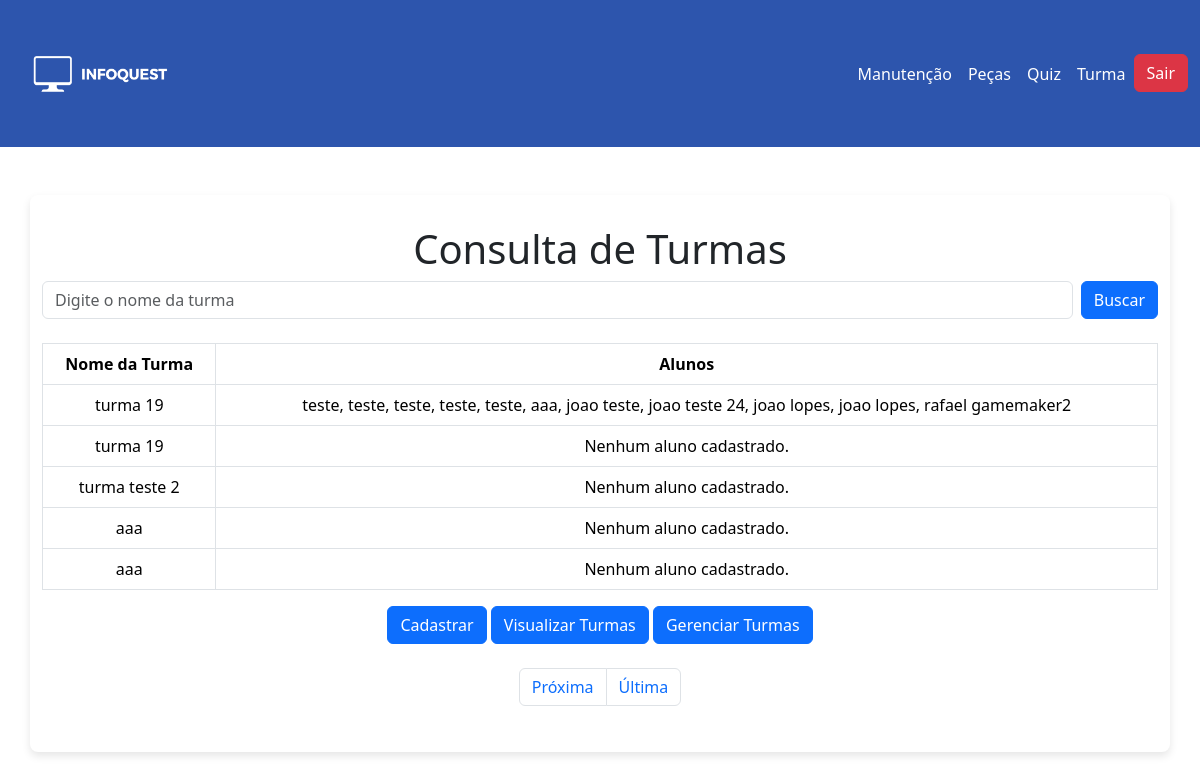
The page /View/verTurma.php (signed in) on the database its author committed.
### tables this page shows
CREATE TABLE `turma` (
  `idTurma` int(11) NOT NULL,
  `nome` varchar(100) NOT NULL,
  `idProfessor` int(11) DEFAULT NULL
);

### Conexao/ConexaoConfig.php (called while the page is built, shortened)
<?php
class ConexaoConfig {
	private $sgbd;
	private $host;
	private $bd;
	private $usuario;
	private $senha;
	public function __construct(){
		$iniFile = parse_ini_file(__DIR__ . "/config.ini");
		$this->sgbd = $iniFile["sgbd"];
		$this->host = $iniFile["host"];
		$this->bd = $iniFile["bd"];
		$this->usuario = $iniFile["usuario"];
		$this->senha = $iniFile["senha"];
	}
	public function getSgbd() {
		return $this->sgbd;
	}
	public function getHost() {
		return $this->host;
	}
	public function getBd() {
		return $this->bd;
	}
	public function getUsuario() {
		return $this->usuario;
	}
	public function getSenha() {
		return $this->senha;
	}
}

### Conexao/Conexao.php (called while the page is built, shortened)
<?php
include_once __DIR__ . '/ConexaoConfig.php';
class Conexao {
    private static $conexao;
    public static function getConexao() {
    	$config = new ConexaoConfig();
    	if (!isset(self::$conexao)) {
    		self::$conexao = new PDO($config->getSgbd().":host=".$config->getHost()."; dbname=".$config->getBd().";", $config->getUsuario(), $config->getSenha());
    		self::$conexao->setAttribute(PDO::ATTR_ERRMODE, PDO::ERRMODE_EXCEPTION);
    	}
    	return self::$conexao;
    }
}
?>

### Control/TurmaControle.php (called while the page is built, shortened)
<?php
include_once __DIR__ . '/../Conexao/Conexao.php';
class TurmaController
{
    private $conexao;
    public function __construct()
    {
        $this->conexao = Conexao::getConexao();
    }
    public function consultarTurmasComAlunos($pagina = 1, $itensPorPagina = 5) {
        $inicio = ($pagina - 1) * $itensPorPagina;
        $queryTurmas = "SELECT * FROM turma LIMIT :inicio, :itensPorPagina";
        $stmtTurmas = $this->conexao->prepare($queryTurmas);
        $stmtTurmas->bindParam(':inicio', $inicio, PDO::PARAM_INT);
        $stmtTurmas->bindParam(':itensPorPagina', $itensPorPagina, PDO::PARAM_INT);
        $stmtTurmas->execute();
        $turmas = $stmtTurmas->fetchAll(PDO::FETCH_ASSOC);
        $turmasComAlunos = [];
        foreach ($turmas as $turma) {
            $idTurma = $turma['idTurma'];
            $queryAlunos = "SELECT * FROM aluno INNER JOIN aluno_turma ON aluno.idAluno = aluno_turma.idAluno WHERE aluno_turma.idTurma = ?";
            $stmtAlunos = $this->conexao->prepare($queryAlunos);
            $stmtAlunos->bindValue(1, $idTurma);
            $stmtAlunos->execute();
            $alunos = $stmtAlunos->fetchAll(PDO::FETCH_ASSOC);
            $turma['alunos'] = $alunos;
            $turmasComAlunos[] = $turma;
        }
        $queryTotal = "SELECT COUNT(*) FROM turma";
        $stmtTotal = $this->conexao->prepare($queryTotal);
        $stmtTotal->execute();
        $totalTurmas = $stmtTotal->fetchColumn();
        $totalPaginas = ceil($totalTurmas / $itensPorPagina);
        return [
            'turmas' => $turmasComAlunos,
            'totalPaginas' => $totalPaginas,
            'paginaAtual' => $pagina
        ];
    }
}
?>

### View/verTurma.php (the view, shortened to what this page needs)
<?php
include_once __DIR__ . '/../Control/TurmaControle.php';
include_once __DIR__ . '/../Conexao/ConexaoConfig.php';
$itensPorPagina = 5;
$pagina = isset($_GET['pagina']) ? (int)$_GET['pagina'] : 1;
$termoBusca = isset($_GET['busca']) ? trim($_GET['busca']) : '';
$turmaController = new TurmaController();
$resultado = $turmaController->consultarTurmasComAlunos($pagina, $itensPorPagina, $termoBusca);
$turmasComAlunos = $resultado['turmas'];
$totalPaginas = $resultado['totalPaginas'];
$paginaAtual = $resultado['paginaAtual'];
?>
<!DOCTYPE html>
<html lang="pt-br">
<head>
    <link href="https://cdn.jsdelivr.net/npm/select2@4.1.0-rc.0/dist/css/select2.min.css" rel="stylesheet" />
    <link rel="stylesheet" href="https://cdn.jsdelivr.net/npm/bootstrap@5.3.0-alpha1/dist/css/bootstrap.min.css">
    <link rel="stylesheet" href="styles.css">
</head>
<body>
    <?php require_once "navbar.php"; ?>
    <div class="container mt-5">
        <h1 class="text-center">Consulta de Turmas</h1>
        <form method="GET" action="" class="d-flex mb-4">
            <input
                type="text"
                name="busca"
                class="form-control me-2"
                placeholder="Digite o nome da turma"
                value="<?php echo htmlspecialchars($termoBusca); ?>">
            <button type="submit" class="btn btn-primary">Buscar</button>
        </form>
        <table class="table table-bordered mt-4">
            <thead>
                <tr>
                    <th>Nome da Turma</th>
                    <th>Alunos</th>
                </tr>
            </thead>
            <tbody>
                <?php if (empty($turmasComAlunos)): ?>
                    <tr>
                        <td colspan="2" class="text-center">Nenhuma turma encontrada.</td>
                    </tr>
                <?php else: ?>
                    <?php foreach ($turmasComAlunos as $turma): ?>
                        <tr>
                            <td><?php echo $turma['nome']; ?></td>
                            <td>
                                <?php
                                if (empty($turma['alunos'])) {
                                    echo "Nenhum aluno cadastrado.";
                                } else {
                                    $nomesAlunos = array_column($turma['alunos'], 'nome');
                                    echo implode(', ', $nomesAlunos);
                                }
                                ?>
                            </td>
                        </tr>
                    <?php endforeach; ?>
                <?php endif; ?>
            </tbody>
        </table>
        <button type="submit" name="cadastrar" class="btn btn-primary">Cadastrar</button>
            <a class="btn btn-primary" href="verTurma.php" role="button">Visualizar Turmas</a>
            <a class="btn btn-primary" href="editarTurma.php" role="button">Gerenciar Turmas</a>
        <div class="d-flex justify-content-center mt-4">
            <ul class="pagination">
                <?php if ($paginaAtual < $totalPaginas): ?>
                    <li class="page-item">
                        <a class="page-link" href="?pagina=<?php echo $paginaAtual + 1; ?>&busca=<?php echo urlencode($termoBusca); ?>">Próxima</a>
                    </li>
                    <li class="page-item">
                        <a class="page-link" href="?pagina=<?php echo $totalPaginas; ?>&busca=<?php echo urlencode($termoBusca); ?>">Última</a>
                    </li>
                <?php endif; ?>
            </ul>
        </div>
    </div>
</body>
</html>

### View/styles.css (style rules this page uses)
.container { margin-top: 10%; text-align: center; background-color: #fff; padding: 30px; border-radius: 8px; box-shadow: 0 4px 8px rgba(0, 0, 0, 0.1); width: 80%; max-width: 100%; }

### rows shown on the page
turma: nome "turma 19", nomesAlunos "teste, teste, teste, teste, teste, aaa, joao teste, joao teste 24, joao lopes, joao lopes, rafael gamemaker2"
turma: nome "turma 19", shows "Nenhum aluno cadastrado."
turma: nome "turma teste 2", shows "Nenhum aluno cadastrado."
turma: nome "aaa", shows "Nenhum aluno cadastrado."
turma: nome "aaa", shows "Nenhum aluno cadastrado."
